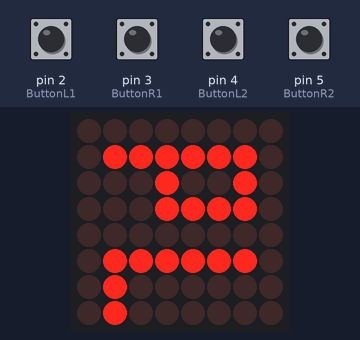
Bench run of a sketch on a simulated Arduino Uno, built with avr-gcc and run on an emulated ATmega328P. On the bench: 8×8 LED matrix. The test bench sets the inputs (shaded band); at power-on: pin 2 (ButtonL1), pin 3 (ButtonR1), pin 4 (ButtonL2), pin 5 (ButtonR2) LOW.

Above: at 0.8 s.
0.9 s: pin 2 (ButtonL1) pulled HIGH for 0.15 s
At 2.3 s:
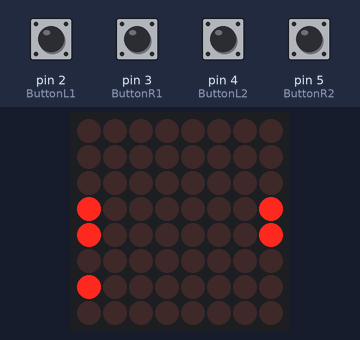
3.0 s: pin 3 (ButtonR1) pulled HIGH for 1 s
At 3.44 s:
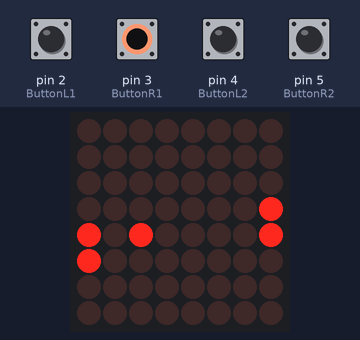
5.6 s: pin 5 (ButtonR2) pulled HIGH for 1 s
At 7.09 s:
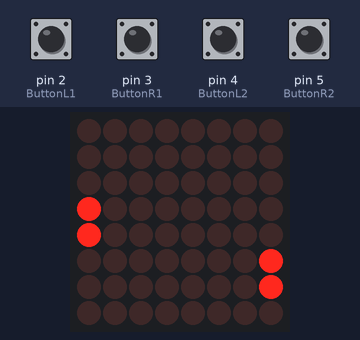
9.2 s: pin 4 (ButtonL2) pulled HIGH for 0.15 s
At 10.07 s:
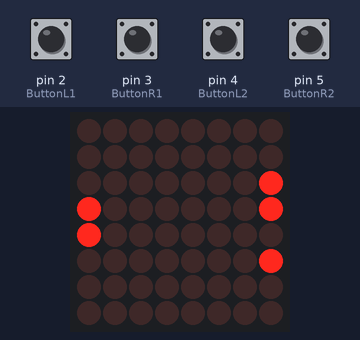
12.2 s: pin 3 (ButtonR1) pulled HIGH for 0.15 s
At 12.41 s:
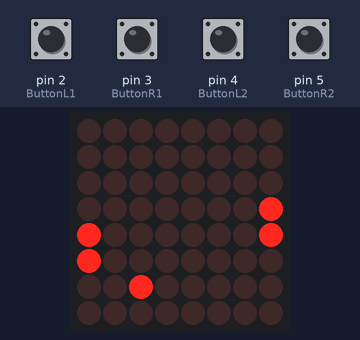
14.6 s: pin 5 (ButtonR2) pulled HIGH for 0.15 s
At 14.82 s:
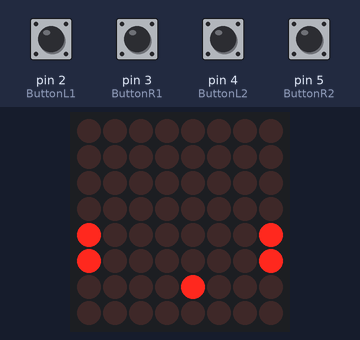

Measured:
- after the input at 0.9 s, the display: first changes at once (image 1 shows a later state)
- after the input at 3.0 s, the display: first differs from a run without the input after 0.29 s (image 2)
- after the input at 5.6 s, the display: first differs from a run without the input after 0.69 s (image 3 shows a later state)
- after the input at 9.2 s, the display: first differs from a run without the input after 0.07 s (image 4 shows a later state)
- after the input at 12.2 s, the display: first differs from a run without the input after 0.06 s (image 5)
- after the input at 14.6 s, the display: first differs from a run without the input after 0.07 s (image 6)
- what the display in image 1 shows lasts 0.4 s, from 2.1 s to 2.5 s

The sketch:

PingPong.ino
```cpp
// This code is Developed by Raebel Christo.
// This code is simple as compared other complicated large programs
// on the internet.
//
// You can have fun with this ping pong game code.
// If you have any problems with the game, please email me at raebel.christo@yahoo.com
// Remember, you need an 8x8 LED Matrix and the LedControl library to be able to use it.


#include<LedControl.h>
LedControl lc = LedControl(12,11,10,1);
int ButtonL1=2; // player 1 Left button on pin 2
int ButtonR1=3; // player 1 Right button on pin 3
int ButtonL2=4; // player 2 Left button on pin 4
int ButtonR2=5; // player 2 Right button on pin 5
int x = 2; // Ball x coordinate
int y = 4; // Ball y coordinate
boolean gravity = true; // Makes the ball go up and down
boolean wind = false; // Makes the ball go right and left
int p1lx = 3;
int p1rx = 4;
int p2lx = 3;
int p2rx = 4;

byte New[]= {
  B00000000,
  B01111110,
  B00010010,
  B00011110,
  B00000000,
  B01111110,
  B01000000,
  B01000000
};

void setup(){
  pinMode(ButtonL1,INPUT);
  pinMode(ButtonR1,INPUT);
  pinMode(ButtonL2,INPUT);
  pinMode(ButtonR2,INPUT);
  lc.shutdown(0,false);
  lc.setIntensity(0,3);
  lc.clearDisplay(0);
  newGame();
}

void loop(){
  lc.setLed(0,x,y,true);
  lc.setLed(0,p1lx,0,true);
  lc.setLed(0,p1rx,0,true);
  lc.setLed(0,p2lx,7,true);
  lc.setLed(0,p2rx,7,true);
  delay(300);
  if(digitalRead(ButtonL1) == HIGH){
    p1lx--;
    p1rx--;
  }
  if(digitalRead(ButtonR1) == HIGH){
    p1lx++;
    p1rx++;
  }
  if(digitalRead(ButtonL2) == HIGH){
    p2lx--;
    p2rx--;
  }
  if(digitalRead(ButtonR2) == HIGH){
    p2lx++;
    p2rx++;
  }
  if(y>5){
    if(x == p2rx && y==6){
   gravity = true;
    }
    if(x == p2lx && y==6){
      gravity = true;
    }
    if(wind == false && x == p2lx){wind = true;}
    if(wind == true && x == p2rx){wind = false;}
  }
  if(x<1){wind = false;}
  if(wind == false){
    x++;
  }
  if(x>7){wind = true; x--;}
  if(wind == true){
    x--;
  }

  if(gravity == false){
    y++;
  }
  if(gravity == true){
    y--;
  }
  if(y==-1 || y==8){
    delay(100);
    x=2;
    y=4;
    p1lx = 3;
    p1rx = 4;
    p2rx = 4;
    p2lx = 3;
    Fail();
  }
  if(y<2){
    if(x == p1rx && y==1){
   gravity = false;
    }
    if(x == p1lx && y==1){
      gravity = false;
    }
    if(wind == false && x == p1lx){wind = true;}
    if(wind == true && x == p1rx){wind = false;}
  }

  lc.clearDisplay(0);
}

void Fail(){
  lc.clearDisplay(0);
  lc.setColumn(0,7,B11111111);
  delay(10);
  lc.setColumn(0,6,B11111111);
  delay(10);
  lc.setColumn(0,5,B11111111);
  delay(10);
  lc.setColumn(0,4,B11111111);
  delay(10);
  lc.setColumn(0,3,B11111111);
  delay(10);
  lc.setColumn(0,2,B11111111);
  delay(10);
  lc.setColumn(0,1,B11111111);
  delay(10);
  lc.setColumn(0,0,B11111111);
  delay(10);
  lc.setColumn(0,7,B00000000);
  delay(10);
  lc.setColumn(0,6,B00000000);
  delay(10);
  lc.setColumn(0,5,B00000000);
  delay(10);
  lc.setColumn(0,4,B00000000);
  delay(10);
  lc.setColumn(0,3,B00000000);
  delay(10);
  lc.setColumn(0,2,B00000000);
  delay(10);
  lc.setColumn(0,1,B00000000);
  delay(10);
  lc.setColumn(0,0,B00000000);
  delay(10);
}

void snew(){
  for(int i=0;i<8;i++){
    lc.setRow(0,i,New[i]);
  }
}

void newGame(){
  snew();
  while(digitalRead(ButtonL1) == false){
    ;
  }
}
```
